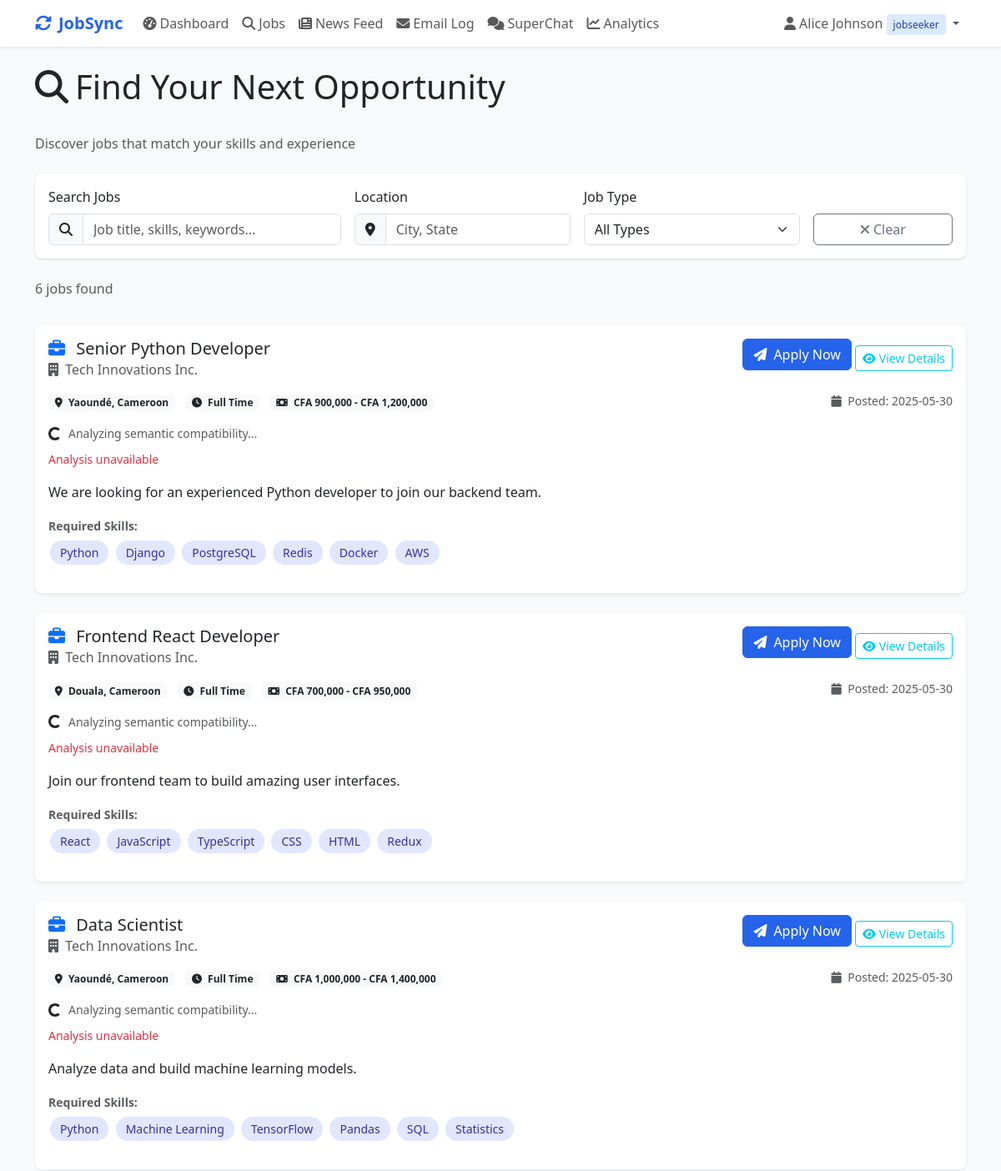
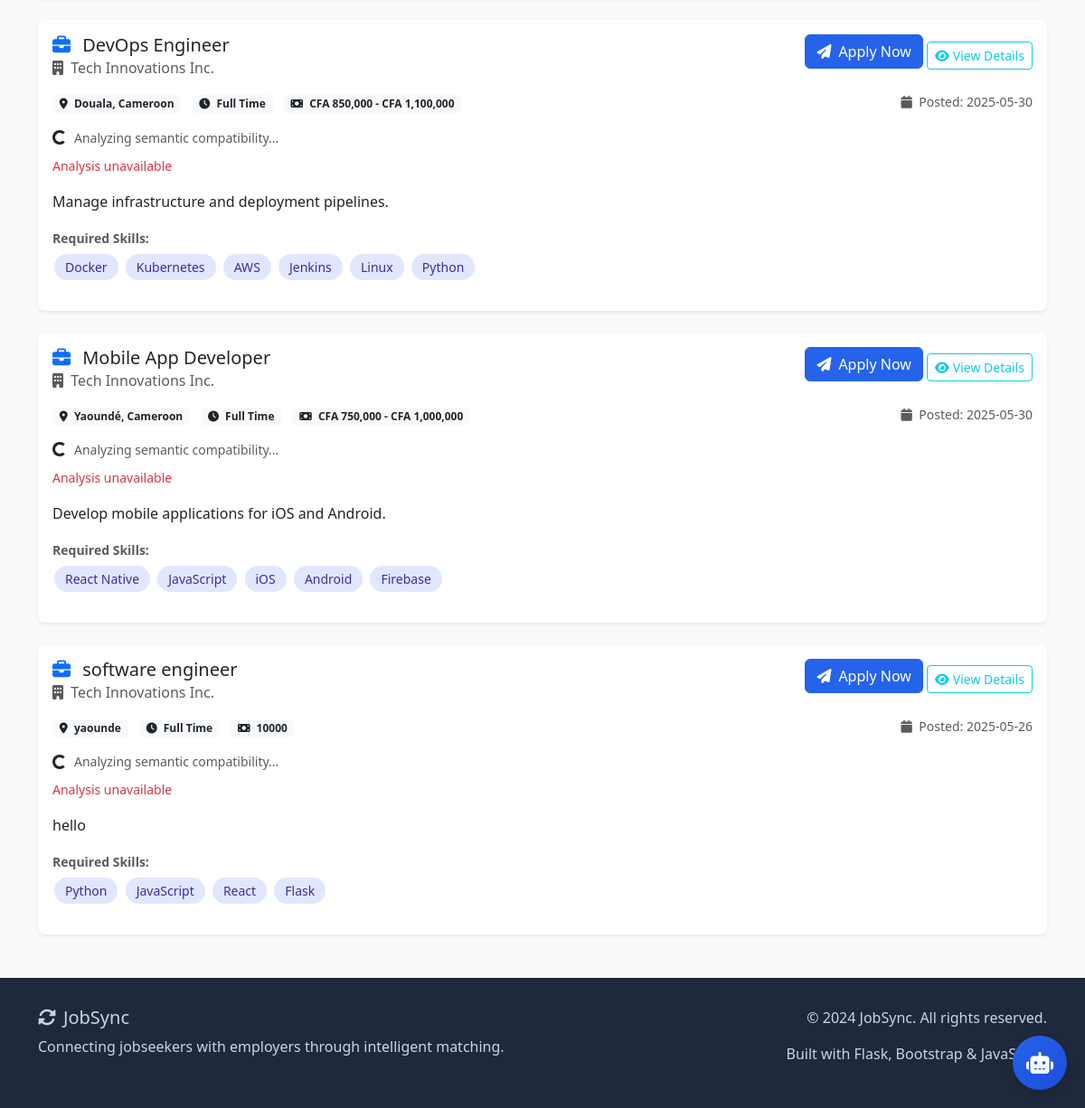
The page /jobs (signed in) on the database its author committed (2 pictures, top to bottom).
### tables this page shows
CREATE TABLE jobs (
            id INTEGER PRIMARY KEY AUTOINCREMENT,
            employer_id INTEGER,
            title TEXT NOT NULL,
            description TEXT NOT NULL,
            requirements TEXT,
            skills TEXT,
            salary TEXT,
            location TEXT,
            job_type TEXT,
            posted_at TIMESTAMP DEFAULT CURRENT_TIMESTAMP,
            FOREIGN KEY (employer_id) REFERENCES users (id)
        );

CREATE TABLE users (
            id INTEGER PRIMARY KEY AUTOINCREMENT,
            username TEXT NOT NULL,
            email TEXT UNIQUE NOT NULL,
            password TEXT NOT NULL,
            user_type TEXT NOT NULL,
            company_name TEXT,
            created_at TIMESTAMP DEFAULT CURRENT_TIMESTAMP
        );

### app.py (the view)
@app.route('/jobs')
def jobs():
    if 'user_id' not in session:
        return redirect(url_for('login'))
    conn = get_db_connection()
    if session['user_type'] == 'employer':
        jobs_list = conn.execute('''
            SELECT j.*, u.company_name, u.username as employer_name
            FROM jobs j
            JOIN users u ON j.employer_id = u.id
            WHERE j.employer_id != ?
            ORDER BY j.posted_at DESC
        ''', (session['user_id'],)).fetchall()
    else:
        jobs_list = conn.execute('''
            SELECT j.*, u.company_name, u.username as employer_name
            FROM jobs j
            JOIN users u ON j.employer_id = u.id
            ORDER BY j.posted_at DESC
        ''').fetchall()
    user_profile = None
    if session['user_type'] == 'jobseeker':
        user_profile = conn.execute(
            'SELECT * FROM user_profiles WHERE user_id = ?',
            (session['user_id'],)
        ).fetchone()
    conn.close()
    return render_template('jobs.html', jobs=jobs_list, user_profile=user_profile, calculate_compatibility=calculate_compatibility)

### app.py (called while the page is built)
def get_db_connection():
    conn = sqlite3.connect('jobportal.db', timeout=30)
    conn.row_factory = sqlite3.Row
    conn.execute('PRAGMA journal_mode=WAL;')
    conn.execute('PRAGMA synchronous=NORMAL;')
    conn.execute('PRAGMA cache_size=10000;')
    conn.execute('PRAGMA temp_store=memory;')
    return conn

### templates/jobs.html (shortened to what this page needs)
{% extends "base.html" %}
{% block content %}
<div class="row">
    <div class="col-12">
        <div class="d-flex justify-content-between align-items-center mb-4">
            <h1>
                <i class="fas fa-search me-2"></i>Find Your Next Opportunity
            </h1>
        </div>
        <p class="text-muted mb-4">Discover jobs that match your skills and experience</p>
    </div>
</div>
<div class="row mb-4">
    <div class="col-12">
        <div class="card">
            <div class="card-body">
                <form id="searchForm" class="row g-3">
                    <div class="col-md-4">
                        <label for="searchTerm" class="form-label">Search Jobs</label>
                        <div class="input-group">
                            <span class="input-group-text">
                                <i class="fas fa-search"></i>
                            </span>
                            <input type="text" class="form-control" id="searchTerm" placeholder="Job title, skills, keywords...">
                        </div>
                    </div>
                    <div class="col-md-3">
                        <label for="locationFilter" class="form-label">Location</label>
                        <div class="input-group">
                            <span class="input-group-text">
                                <i class="fas fa-map-marker-alt"></i>
                            </span>
                            <input type="text" class="form-control" id="locationFilter" placeholder="City, State">
                        </div>
                    </div>
                    <div class="col-md-3">
                        <label for="jobTypeFilter" class="form-label">Job Type</label>
                        <select class="form-select" id="jobTypeFilter">
                            <option value="">All Types</option>
                        </select>
                    </div>
                    <div class="col-md-2 d-flex align-items-end">
                        <button type="button" class="btn btn-outline-secondary w-100" onclick="clearFilters()">
                            <i class="fas fa-times me-1"></i>Clear
                        </button>
                    </div>
                </form>
            </div>
        </div>
    </div>
</div>
<div class="row mb-3">
    <div class="col-12">
        <p class="text-muted">
            <span id="jobsCount">{{ jobs|length }}</span> jobs found
        </p>
    </div>
</div>
<div class="row" id="jobsList">
    {% if jobs %}
        {% for job in jobs %}
        <div class="col-12 mb-4 job-card"
             data-title="{{ job.title.lower() }}"
             data-description="{{ job.description.lower() }}"
             data-skills="{{ job.skills.lower() }}"
             data-location="{{ job.location.lower() }}"
             data-type="{{ job.job_type }}">
            <div class="card h-100 shadow-sm">
                <div class="card-body">
                    <div class="row">
                        <div class="col-md-8">
                            <h5 class="card-title mb-2">
                                <i class="fas fa-briefcase me-2 text-primary"></i>
                                {{ job.title }}
                            </h5>
                            <h6 class="card-subtitle mb-3 text-muted">
                                <i class="fas fa-building me-1"></i>
                                {{ job.company_name or job.employer_name }}
                            </h6>
                            <div class="mb-3">
                                <span class="badge bg-light text-dark me-2">
                                    <i class="fas fa-map-marker-alt me-1"></i>
                                    {{ job.location }}
                                </span>
                                <span class="badge bg-light text-dark me-2">
                                    <i class="fas fa-clock me-1"></i>
                                    {{ job.job_type.replace('-', ' ').title() }}
                                </span>
                                {% if job.salary %}
                                <span class="badge bg-light text-dark">
                                    <i class="fas fa-money-bill me-1"></i>
                                    {{ job.salary }}
                                </span>
                                {% endif %}
                            </div>
                            {% if session.user_type == 'jobseeker' and user_profile and user_profile.skills %}
                                <div class="semantic-analysis-container mb-3"
                                     data-job-id="{{ job.id }}"
                                     data-job-skills="{{ job.skills or '' }}"
                                     data-user-skills="{{ user_profile.skills or '' }}">
                                    <div class="semantic-loading d-flex align-items-center mb-2">
                                        <div class="spinner-border spinner-border-sm me-2" role="status"></div>
                                        <small class="text-muted">Analyzing semantic compatibility...</small>
                                    </div>
                                    <div class="semantic-results" style="display: none;">
                                    </div>
                                </div>
                            {% endif %}
                            <p class="card-text">{{ job.description[:200] }}{% if job.description|length > 200 %}...{% endif %}</p>
                            {% if job.skills %}
                            <div class="mb-3">
                                <small class="text-muted fw-bold">Required Skills:</small>
                                <div class="mt-1">
                                    {% for skill in job.skills.split(',') %}
                                        {% set skill_clean = skill.strip() %}
                                        {% set is_matched = false %}
                                        {% if session.user_type == 'jobseeker' and user_profile and user_profile.skills %}
                                            {% for user_skill in user_profile.skills.split(',') %}
                                                {% if skill_clean.lower() in user_skill.strip().lower() or user_skill.strip().lower() in skill_clean.lower() %}
                                                    {% set is_matched = true %}
                                                {% endif %}
                                            {% endfor %}
                                        {% endif %}
                                        <span class="skill-tag {% if is_matched %}matched{% endif %}">
                                            {{ skill_clean }}
                                        </span>
                                    {% endfor %}
                                </div>
                            </div>
                            {% endif %}
                        </div>
                        <div class="col-md-4 text-md-end">
                            {% if session.user_type == 'jobseeker' %}
                                <a href="{{ url_for('apply_job', job_id=job.id) }}" class="btn btn-primary mb-2">
                                    <i class="fas fa-paper-plane me-2"></i>Apply Now
                                </a>
                            {% endif %}
                            <button class="btn btn-outline-info btn-sm" onclick="toggleJobDetails({{ job.id }})">
                                <i class="fas fa-eye me-1"></i>View Details
                            </button>
                            <div class="mt-3">
                                <small class="text-muted">
                                    <i class="fas fa-calendar me-1"></i>
                                    Posted: {{ job.posted_at.split(' ')[0] if job.posted_at else 'Recently' }}
                                </small>
                            </div>
                        </div>
                    </div>
                </div>
            </div>
        </div>
        {% endfor %}
    {% endif %}
</div>
{% endblock %}

### templates/base.html (style rules this page uses)
:root { --primary-color: #2563eb; --secondary-color: #64748b; --success-color: #10b981; --danger-color: #ef4444; --warning-color: #f59e0b; }
body { background-color: #f8fafc; font-family: 'Segoe UI', Tahoma, Geneva, Verdana, sans-serif; }
.btn-primary { background-color: var(--primary-color); border-color: var(--primary-color); }
.card { border: none; box-shadow: 0 1px 3px 0 rgba(0, 0, 0, 0.1), 0 1px 2px 0 rgba(0, 0, 0, 0.06); border-radius: 0.5rem; }
.skill-tag { background-color: #e0e7ff; color: #3730a3; padding: 0.25rem 0.75rem; border-radius: 1rem; font-size: 0.875rem; margin: 0.125rem; display: inline-block; }

### rows shown on the page
jobs: title "Senior Python Developer", company_name "Tech Innovations Inc.", location "Yaoundé, Cameroon", job_type.replace "Full Time", salary "CFA 900,000 - CFA 1,200,000", description "We are looking for an experienced Python developer to join our backend team.", skill_clean "Python" "Django" "PostgreSQL" "Redis" "Docker" "AWS", posted_at "2025-05-30"
jobs: title "Frontend React Developer", company_name "Tech Innovations Inc.", location "Douala, Cameroon", job_type.replace "Full Time", salary "CFA 700,000 - CFA 950,000", description "Join our frontend team to build amazing user interfaces.", skill_clean "React" "JavaScript" "TypeScript" "CSS" "HTML" "Redux", posted_at "2025-05-30"
jobs: title "Data Scientist", company_name "Tech Innovations Inc.", location "Yaoundé, Cameroon", job_type.replace "Full Time", salary "CFA 1,000,000 - CFA 1,400,000", description "Analyze data and build machine learning models.", skill_clean "Python" "Machine Learning" "TensorFlow" "Pandas" "SQL" "Statistics", posted_at "2025-05-30"
jobs: title "DevOps Engineer", company_name "Tech Innovations Inc.", location "Douala, Cameroon", job_type.replace "Full Time", salary "CFA 850,000 - CFA 1,100,000", description "Manage infrastructure and deployment pipelines.", skill_clean "Docker" "Kubernetes" "AWS" "Jenkins" "Linux" "Python", posted_at "2025-05-30"
jobs: title "Mobile App Developer", company_name "Tech Innovations Inc.", location "Yaoundé, Cameroon", job_type.replace "Full Time", salary "CFA 750,000 - CFA 1,000,000", description "Develop mobile applications for iOS and Android.", skill_clean "React Native" "JavaScript" "iOS" "Android" "Firebase", posted_at "2025-05-30"
jobs: title "software engineer", company_name "Tech Innovations Inc.", location "yaounde", job_type.replace "Full Time", salary "10000", description "hello", skill_clean "Python" "JavaScript" "React" "Flask", posted_at "2025-05-26"

### other values the page prints
{{ session.username }} "Alice Johnson"
{{ session.user_type }} "jobseeker"
{{ jobs|length }} "6"
